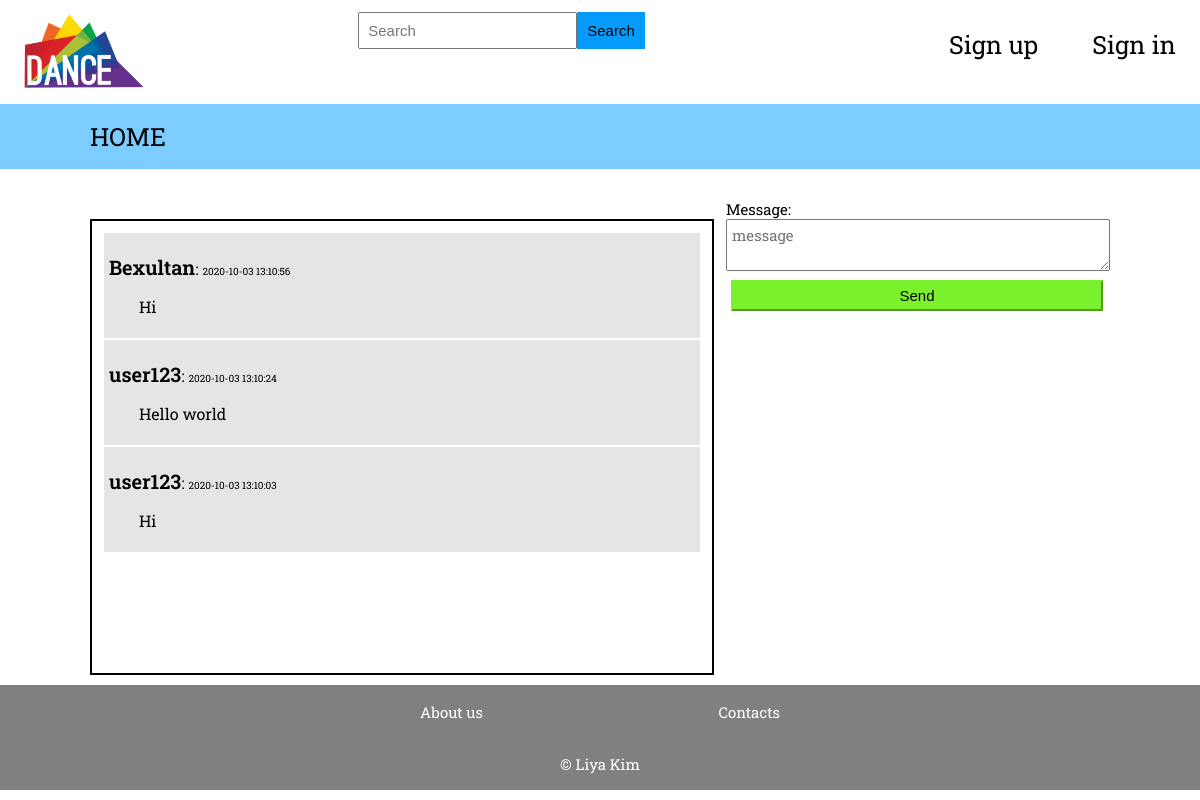
/chat.php?id=1, run on the app's committed database.
### tables this page shows
CREATE TABLE `chat` (
  `competition_id` int(11) NOT NULL,
  `user_name` varchar(255) NOT NULL,
  `data` datetime NOT NULL,
  `message` text NOT NULL
);

### chat.php (the view, shortened to what this page needs)
<!DOCTYPE html>
<html>
<head>
</head>
<body>
<?php include_once "header.php";
require_once 'includes/DBconnection/link.php';
mysqli_query($link, "SET NAMES 'UTF8'");
?>
<div id="signup">
	<div id="chat">
		<?php
		$sql = "SELECT * FROM chat WHERE competition_id='".$_GET['id']."' ORDER BY data DESC";
		$result = mysqli_query($link,$sql);?>
		<?php
		echo "<table>";
		while($chat = mysqli_fetch_array($result)):?>
			<tr><td><p><span style="font-size: 20px; font-weight: 600;"><?=$chat['user_name'];?></span>: <date style="font-size: 10px;"><?=$chat['data'];?></date></p><p style="margin-left: 30px;"><?=$chat['message'];?></p></td></tr>
		<?php endwhile;
		echo "</table>";
		?>
	</div>
	<div>
		<form id="sendMessage">
			<div id="line"><div id="label"><label>Message:</label></div><textarea id="message" placeholder="message" required="required"></textarea></div>
			<div id="line"><input type="submit" value="Send"></div>
		</form>
	</div>
</div>
<?php include_once "footer.php" ?>
</body>
</html>

### css/header_style.css (style rules this page uses)
body { margin: 0; font-family: 'Roboto Slab', serif; }

### chat.php (style rules this page uses)
body { margin: 0; font-family: 'Roboto Slab', serif; }
#signup { margin-top: 20px; padding: 10px; height: 59.5vh; display: flex; justify-content: center; overflow-y: auto; }
#chat { border: 2px solid black; margin-top: 20px; padding: 10px; width: 50vw; overflow-y: auto; }
table { width: 100%; }
table tr td { padding: 5px; background-color: rgba(0.5,0.5,0.5,0.1); }
#line { margin-left: 1vw; font-size: 15px; }
#line input { font-size: 15px; margin: 5px 5px; padding: 5px; width: 30vw; }
#line input[type=submit] { background-color: #7bf02d; border-color: #7bf02d; width: 31vw; }
textarea { resize: vertical; padding: 5px; font-size: 15px; font-family: 'Roboto Slab', serif; width: 31vw; min-height: 3vh; max-height: 25vh; }

### data on the page
chat: user_name "Bexultan", data "2020-10-03 13:10:56", message "Hi"
chat: user_name "user123", data "2020-10-03 13:10:24", message "Hello world"
chat: user_name "user123", data "2020-10-03 13:10:03", message "Hi"
